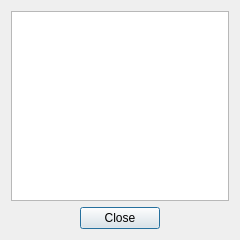
<?xml version="1.0" encoding="UTF-8"?>
<ui version="4.0">
 <class>DialogInfo</class>
 <widget class="QDialog" name="DialogInfo">
  <property name="geometry">
   <rect>
    <x>0</x>
    <y>0</y>
    <width>240</width>
    <height>240</height>
   </rect>
  </property>
  <property name="windowTitle">
   <string>Dialog</string>
  </property>
  <property name="toolTip">
   <string/>
  </property>
  <property name="whatsThis">
   <string notr="true"/>
  </property>
  <layout class="QVBoxLayout" name="verticalLayout">
   <item>
    <widget class="QTextEdit" name="textInfo">
     <property name="readOnly">
      <bool>true</bool>
     </property>
     <property name="textInteractionFlags">
      <set>Qt::NoTextInteraction</set>
     </property>
    </widget>
   </item>
   <item>
    <widget class="QDialogButtonBox" name="buttonBox">
     <property name="standardButtons">
      <set>QDialogButtonBox::Close</set>
     </property>
     <property name="centerButtons">
      <bool>true</bool>
     </property>
    </widget>
   </item>
  </layout>
 </widget>
 <resources/>
 <connections>
  <connection>
   <sender>buttonBox</sender>
   <signal>accepted()</signal>
   <receiver>DialogInfo</receiver>
   <slot>accept()</slot>
   <hints>
    <hint type="sourcelabel">
     <x>248</x>
     <y>254</y>
    </hint>
    <hint type="destinationlabel">
     <x>157</x>
     <y>274</y>
    </hint>
   </hints>
  </connection>
  <connection>
   <sender>buttonBox</sender>
   <signal>rejected()</signal>
   <receiver>DialogInfo</receiver>
   <slot>reject()</slot>
   <hints>
    <hint type="sourcelabel">
     <x>316</x>
     <y>260</y>
    </hint>
    <hint type="destinationlabel">
     <x>286</x>
     <y>274</y>
    </hint>
   </hints>
  </connection>
 </connections>
</ui>
